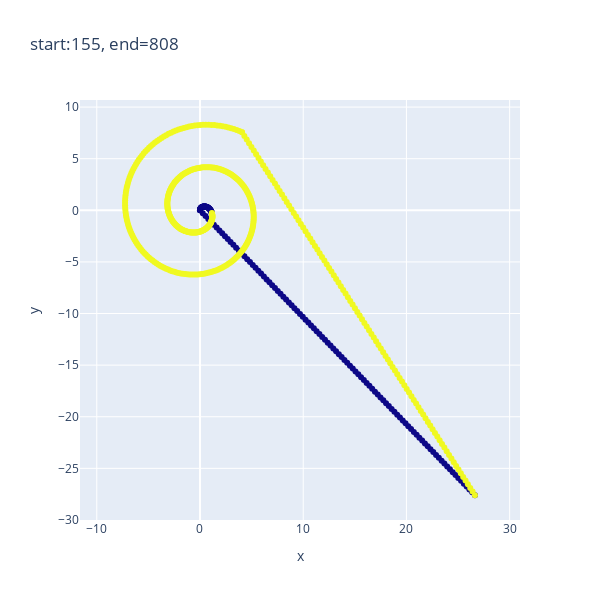

The notebook cell this image was saved under:
### Code cell
idx = np.random.randint(len(data))
curr_data = data[idx]

pred = net(curr_data['x'], curr_data['y'])
print(pred)

start_diff = np.abs(pred[0] - curr_data['start'])
end_diff = np.abs(pred[1] - curr_data['end'])

print(f'start_diff: {start_diff}')
print(f'end_diff: {end_diff}')

plot_route(curr_data['x'], curr_data['y'], pred[0], pred[1])

### Figure 1 — Plotly figure (JSON) as saved in the notebook; plotly's stock layout.template omitted (floating-point values rounded to 4 significant figures; data arrays with more than 128 entries replaced by an {"elided": "..."} marker saying what was removed)
{"data": [{"hovertemplate": "x=%{x}<br>y=%{y}<br>color=%{marker.color}<extra></extra>", "legendgroup": "", "marker": {"color": {"elided": "600 int values"}, "coloraxis": "coloraxis", "symbol": "circle"}, "mode": "markers", "name": "", "orientation": "v", "showlegend": false, "type": "scatter", "x": {"elided": "600 float values"}, "xaxis": "x", "y": {"elided": "600 float values"}, "yaxis": "y"}], "layout": {"coloraxis": {"colorbar": {"title": {"text": "color"}}, "colorscale": [[0, "#0d0887"], [0.1111, "#46039f"], [0.2222, "#7201a8"], [0.3333, "#9c179e"], [0.4444, "#bd3786"], [0.5556, "#d8576b"], [0.6667, "#ed7953"], [0.7778, "#fb9f3a"], [0.8889, "#fdca26"], [1, "#f0f921"]], "showscale": false}, "height": 600, "legend": {"tracegroupgap": 0}, "title": {"text": "start:155, end=808"}, "width": 600, "xaxis": {"anchor": "y", "autorange": true, "domain": [0, 1], "range": [-11.62, 31.0], "title": {"text": "x"}, "type": "linear"}, "yaxis": {"anchor": "x", "autorange": true, "domain": [0, 1], "range": [-30.0, 10.69], "scaleanchor": "x", "scaleratio": 1, "title": {"text": "y"}, "type": "linear"}}}
